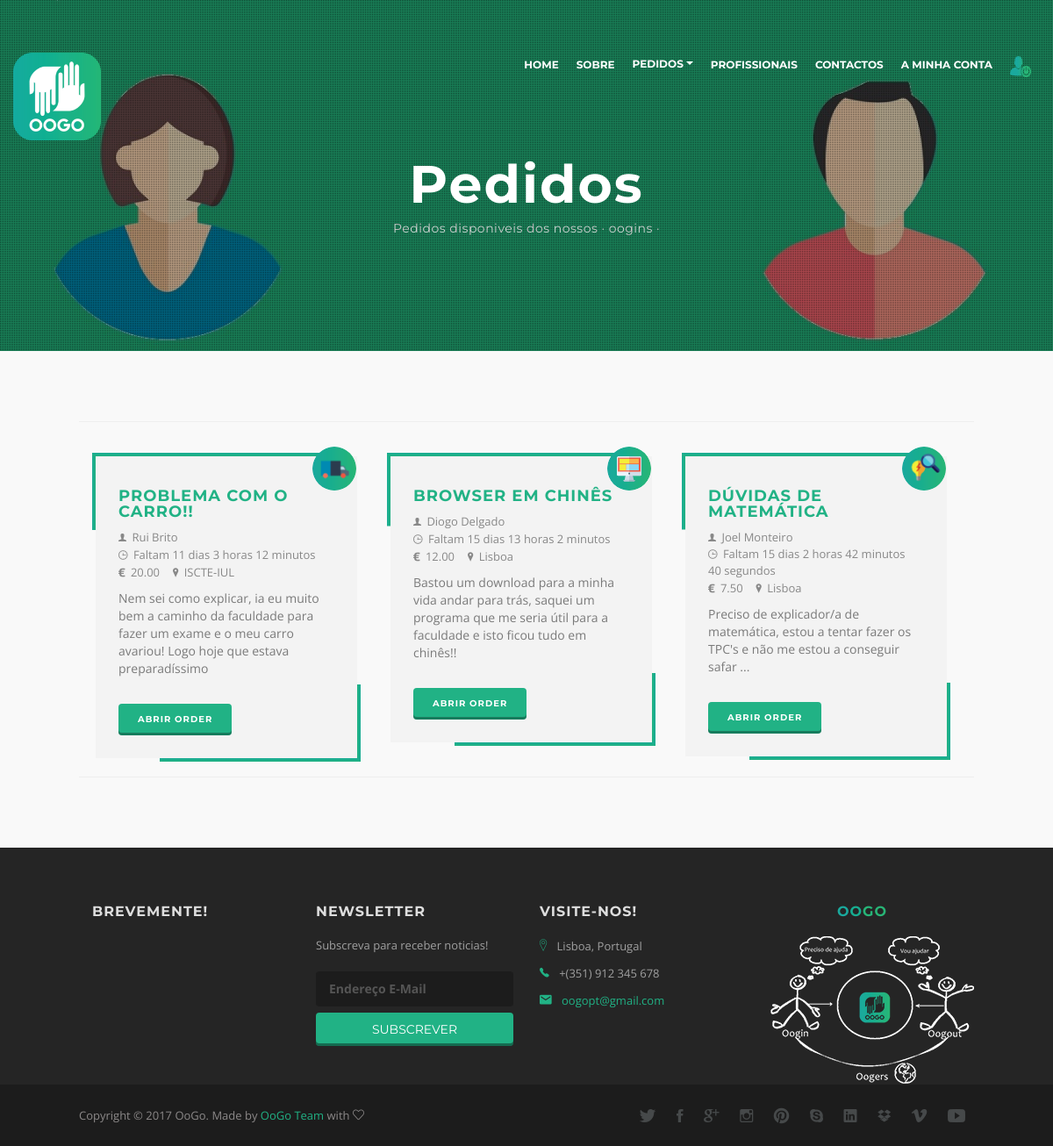
The app's page /consult_order.php (signed in) with its own data.
### tables this page shows
CREATE TABLE `order` (
  `orderID` int(11) NOT NULL,
  `orderTitle` varchar(50) NOT NULL,
  `orderDescription` varchar(500) NOT NULL,
  `categoryID` int(11) NOT NULL,
  `orderLocation` varchar(100) NOT NULL,
  `orderPrice` decimal(11,2) NOT NULL,
  `orderDateOpen` timestamp NOT NULL DEFAULT CURRENT_TIMESTAMP ON UPDATE CURRENT_TIMESTAMP,
  `orderDateClose` timestamp NOT NULL DEFAULT '0000-00-00 00:00:00',
  `orderImage` varchar(100) DEFAULT NULL,
  `orderState` varchar(10) NOT NULL,
  `userID` int(11) NOT NULL
);

CREATE TABLE `user` (
  `userID` int(11) NOT NULL,
  `userName` varchar(100) NOT NULL,
  `userEmail` varchar(100) NOT NULL,
  `userPassword` varchar(50) NOT NULL,
  `userAddress` varchar(200) DEFAULT NULL,
  `userContact` int(11) DEFAULT NULL,
  `userPhoto` varchar(200) DEFAULT NULL
);

CREATE TABLE `category` (
  `categoryID` int(11) NOT NULL,
  `categoryName` varchar(50) NOT NULL
);

### php/date.php (called while the page is built, shortened)
<?php
function format_interval(DateInterval $interval) {
    $result = "";
    if ($interval->d) { $result .= $interval->format("%d dias "); }
    if ($interval->h) { $result .= $interval->format("%h horas "); }
    if ($interval->i) { $result .= $interval->format("%i minutos "); }
    if ($interval->s) { $result .= $interval->format("%s segundos "); }
    return $result;
}
?>

### consult_order.php (the view, shortened to what this page needs)
<?php
    include "php/date.php";
?>
<!DOCTYPE html>
<html lang="pt">
    <head>
		<link rel="stylesheet" href="https://maxcdn.bootstrapcdn.com/bootstrap/3.3.7/css/bootstrap.min.css" />
        <link rel="stylesheet" href="css/main-scheme.css" type="text/css" />
        <link rel="stylesheet" href="css/colors/green.css" id="color-skins" />
	</head>
    <body>
        <header>
            <nav class="navbar navbar-default navbar-alt" role="navigation">
                <div class="container">
                    <div class="navbar-header">
                        <a class="navbar-brand to-top" rel="home" href="index.php"><img src="assets/icon/icon_small.png" alt="OoGo" width="80" height="80" class="logo-big"></a>
                    </div>
                        <div class="collapse navbar-collapse" id="main-nav">
                            <ul class="nav navbar-nav navbar-right">
                                <li class="to-section"><a href="index.php#">Home</a></li>
                                <li class="to-section"><a href="index.php#about">Sobre</a></li>
                                <li class="dropdown">
                                    <span class="dropdown-toggle" data-toggle="dropdown">Pedidos<b class="caret"></b></span>
                                </li>
                                <li class="to-section"><a href="consult_professional.php">Profissionais</a></li>
                                <li class="to-section"><a href="index.php#contact">Contactos</a></li>
                                <?php
                                    if (isset($_SESSION['uname'])) {
                                        echo '<li class="to-section"><a href="myoogo.php">A minha conta</a></li>';
                                        echo '<li class="to-section"><a href="php/logout.php"><img src="assets/image/logout.png"></a></li>';
                                    } else {
                                        echo '<li class="to-section"><a href="login.php">Login/Registo</a></li>';
                                    }
                                ?>
                            </ul>
                        </div>
                </div>
            </nav>
        </header>
        <section id="page-top" style="height:400px">
            <div class="hero">
                <img src="img/backgrounds/bg-order.jpg" alt="hero">
                <div class="page-top-title text-center">
                    <h2 class="white op-1">Pedidos</h2>
                    <p class="home-subheading op-1">Pedidos disponiveis dos nossos · oogins · </p>
                </div>
            </div>
        </section>
        <div class="site-wrapper content bg-grey">
            <section id="blog">
                <div class="container">
                        <?php
                            try {
                                $db = new PDO('mysql:host=127.0.0.1;dbname=oogo-testes;charset=utf8mb4;', 'root', '');
                            } catch (Exception $e) {
                                die ("Não foi possível ligar ao servidor! " + $e);
                            }
                            if (isset($_SESSION['uname'])) {
                                $sql = $db->prepare("SELECT * FROM `order`, user, category WHERE user.userID = `order`.userID AND category.categoryID = `order`.categoryID AND `order`.userID <> ? AND `order`.orderState = 'destaque' AND `order`.orderDateClose > now() AND `order`.orderID NOT IN (SELECT orderID FROM bannedorder)");
                                $sql->execute([$_SESSION['uid']]);
                            } else {
                                $sql = $db->prepare("SELECT * FROM `order`, user, category WHERE user.userID = `order`.userID AND category.categoryID = `order`.categoryID AND `order`.orderState = 'destaque' AND `order`.orderDateClose > now() AND `order`.orderID NOT IN (SELECT orderID FROM bannedorder)");
                                $sql->execute();
                            }
                        ?>
                    <hr>
                    <div id="masonry">
                        <?php
                            try {
                                $db = new PDO('mysql:host=127.0.0.1;dbname=oogo-testes;charset=utf8mb4;', 'root', '');
                            } catch (Exception $e) {
                                die ("Não foi possível ligar ao servidor! " + $e);
                            }
                            if (isset($_SESSION['uname'])) {
                                $sql = $db->prepare("SELECT * FROM `order`, user, category WHERE user.userID = `order`.userID AND category.categoryID = `order`.categoryID AND `order`.userID <> ? AND `order`.orderState <> 'destaque' AND `order`.orderDateClose > now() AND `order`.orderID NOT IN (SELECT orderID FROM bannedorder)");
                                $sql->execute([$_SESSION['uid']]);
                            } else {
                                $sql = $db->prepare("SELECT * FROM `order`, user, category WHERE user.userID = `order`.userID AND category.categoryID = `order`.categoryID AND `order`.orderState <> 'destaque' AND `order`.orderDateClose > now() AND `order`.orderID NOT IN (SELECT orderID FROM bannedorder)");
                                $sql->execute();
                            }
                            $rs = $sql->fetchAll();
                            foreach($rs as $row) {
                                $DO = new DateTime(date("Y-m-d h:i"));
                                $DC = new DateTime($row['orderDateClose']);
                                $diff = $DC->diff($DO);
                                echo '<div class="column">';
                                    echo '<div class="blog-column">';
                                        echo '<div class="column-info">';
                                            echo '<h4 class="uppercase"><a href="#">'.$row['orderTitle'].'</a></h4>';
                                            echo '<ul class="blog-post-info">';
                                                echo '<li><a href="#"><i class="ion-person"></i> '.$row['userName'].'</a></li>';
                                                echo '<li><a href="#"><i class="ion-clock"></i> Faltam '.format_interval($diff).'</a></li>';
                                                echo '<li><a href="#"><i class="ion-social-euro"></i> '.$row['orderPrice'].'</a></li>';
                                                echo '<li><a href="#"><i class="ion-ios-location"></i> '.$row['orderLocation'].'</a></li>';
                                            echo '</ul>';
                                            echo '<p>'.$row['orderDescription'].'</p>';
                                            if (isset($_SESSION['uname'])) {
                                                echo '<a class="btn btn-primary btn-xs" href="single-order.php?orderID='.$row['orderID'].'">Abrir Order</a>';
                                            }
                                            echo '<div class="blog-post-date">';
                                                echo '<div>';
                                                    echo '<img src="assets/image/'.$row['categoryName'].'.png" class="category">';
                                                echo '</div>';
                                            echo '</div>';
                                        echo '</div>';
                                    echo '</div>';
                                echo '</div>';
                            }
                        ?>
                    </div>
                    <hr>
                </div>
            </section>
            <footer id="footer">
                <div class="footer-widgets">
                    <div class="container">
                        <div class="col-md-3 col-sm-6 col-twitter">
                            <h4>Brevemente!</h4>
                        </div>
                        <div class="col-md-3 col-sm-6 col-footer">
                            <div class="subscription">
                                <h4>Newsletter</h4>
                                <p>Subscreva para receber noticias!</p>
                                <form action="php/subscribe-mailchimp.php" method="post" id="subscribe-form" role="form">
                                    <div class="form-validation alert"></div>
                                    <div class="form-group subscribe-form-input">
                                        <input type="email" name="email" id="subscribe-form-email" class="footer-subscribe-input" placeholder="Endereço e-mail" autocomplete="off" />
                                        <button class="subscribe-form-submit btn-primary-full" data-loading-text="Loading...">Subscrever</button>
                                    </div>
                                </form>
                            </div>
                        </div>
                        <div class="col-md-3 col-sm-6 col-footer">
                            <div class="contact">
                                <h4>Visite-nos!</h4>
                                <ul class="contact-details">
                                    <li><p><i class="icon ion-ios-location-outline highlight"></i> Lisboa, Portugal</p></li>
                                    <li><p><i class="icon ion-ios-telephone highlight"></i> +(351) 912 345 678</p></li>
                                    <li><p><i class="icon ion-android-mail highlight"></i> <a href="oogopt@gmail.com">oogopt@gmail.com</a></p></li>
                                </ul>
                            </div>
                        </div>
                        <div class="col-md-3 col-sm-6 col-footer">
                            <h4><center><b style="color: #1aa99d;">O</b><b style="color: #17ad91;">o</b><b style="color: #27b578;">G</b><b style="color: #28b576;">o</b></center></h4>
                            <div class="img">
                                <center><img src="assets/image/oogo_about.png" alt="Oogers" /></center>
                            </div>
                        </div>
                    </div>
                </div>
				<div class="footer-copyright">
					<div class="container">
						<div class="row">
							<div class="col-md-6 col-sm-12">
								<p>Copyright © 2017 OoGo. Made by<a href="#team"> OoGo Team</a> with <i class="icon-heart"></i></p>
							</div>
							<div class="col-md-6 col-sm-12">
				                <ul id="social-icons">
						            <li><a href="http://www.twitter.com"><i class="icon ion-social-twitter"></i></a></li>
                                    <li><a href="http://www.facebook.com/oogopt/"><i class="icon ion-social-facebook"></i></a></li>
                                    <li><a href="http://www.googleplus.com"><i class="icon ion-social-googleplus"></i></a></li>
                                    <li><a href="http://www.instagram.com"><i class="icon ion-social-instagram-outline"></i></a></li>
                                    <li><a href="http://www.pinterest.com"><i class="icon ion-social-pinterest"></i></a></li>
                                    <li><a href="http://www.skype.com"><i class="icon ion-social-skype"></i></a></li>
                                    <li><a href="http://www.linkedin.com"><i class="icon ion-social-linkedin"></i></a></li>
                                    <li><a href="http://www.dropbox.com"><i class="icon ion-social-dropbox"></i></a></li>
                                    <li><a href="http://www.vimeo.com"><i class="icon ion-social-vimeo"></i></a></li>
                                    <li><a href="https://www.youtube.com/channel/UCHRkDjznYG1AjQhicBBebcw"><i class="icon ion-social-youtube"></i></a></li>
                                </ul>
							</div>
						</div>
					</div>
				</div>
			</footer>
        </div>
    </body>
</html>

### css/colors/green.css (style rules this page uses)
.btn-home a, #filters li span.active, #filters li span:hover, #filters li span:focus, .btn-primary, .label-primary, #contact input.submit, .blog-list li:hover, .cbp-l-filters-button .cbp-filter-item-active, .cbp-l-filters-button .cbp-filter-counter, .nav > li > a:hover, .nav > li > a:focus, .shop-btn-box:hover, .pagination > .active > a, .progress-bar, .btn-primary-full, #back-to-top, .btn-buy, .navbar-default .navbar-toggle .icon-bar, .btn-primary:hover, .cbp-l-filters-alignRight .cbp-filter-item-active, .cbp-l-filters-alignRight .cbp-filter-counter, .cbp-l-filters-alignCenter .cbp-filter-item-active, .cbp-l-filters-alignCenter .cbp-filter-counter, .cbp-l-filters-alignRight .cbp-filter-item:hover, .cbp-l-filters-alignCenter .cbp-filter-item:hover, .clients .client .logo-light, .clients .client a .logo-light, .nav-tabs>li.active>a, .nav-tabs>li.active>a:hover, .nav-tabs>li.active>a:focus, .home-signin .btn-primary-full:hover, .cbp-l-loadMore-button .cbp-l-loadMore-button-link:hover, .pager li>a:hover, .pager li>a:focus { background: #21b285; }
a, .about-icon .fa-circle, .highlight, figure figcaption a:hover, .dropdown-menu > li > a:hover, .dropdown-menu > li > a:focus .navbar-default .navbar-nav > .hovernav:hover > a, .navbar-default .navbar-nav > .hovernav:hover > a:hover, .navbar-default .navbar-nav > .hovernav:hover > a:focus .nav > li > a:hover, .nav > li > span:hover, .nav > li > span:focus, .navbar-default .navbar-nav > li > a:hover, .navbar-default .navbar-nav .open .dropdown-menu > li > a:hover, .navbar-default .navbar-nav .open .dropdown-menu > li > a:focus, .navbar-default .navbar-nav>.open>a, .navbar-default .navbar-nav>.open>a:hover, .navbar-default .navbar-nav>.open>a:focus, .navbar-default .navbar-nav>.active>a, .navbar-default .navbar-nav>.active>a:hover, .navbar-default .navbar-nav>.active>a:focus, .dropdown-menu > .active > a, .dropdown-menu > .active > a:hover, .dropdown-menu > .active > a:focus, .portfolio-links a:hover, .portfolio-links .icon:hover, .connected-icon a:focus, .connected-icon a:hover, .btn-link, .post-title a:hover, .post-title a:focus, #main-nav .current, .star-rating span, .twitter-logo .fa, .footer-logo a:hover, .social-icons a:hover, footer #social-icons li a:hover, .mega-list > li > a:hover, .mega-list > li > a:focus, .breadcrumb>li+li:before, .contact-details-social li a:hover, .cbp-l-filters-dropdownList .cbp-filter-item-active, .member-list a:hover, .effects .img a:hover, .connected-icon a:hover h4, .connected-icon a:hover span, .home-bottom a:hover, #notification .success, .cbp-item .img a, .section-links a:hover, .blog-post-title a:hover { color: #21b285; }
.btn-primary-full { box-shadow: 0 -3px rgba(0, 0, 0, 0.4) inset; }

### consult_order.php (style rules this page uses)
.category { display: inline-block; width: 50px; height: 50px; border-radius: 50%; background-repeat: no-repeat; background-position: center center; background-size: cover; }

### records on screen
order: orderTitle "PROBLEMA COM O CARRO!!", userID.userName "Rui Brito", orderPrice "20.00", orderLocation "ISCTE-IUL", orderDescription "Nem sei como explicar, ia eu muito bem a caminho da faculdade para fazer um exame e o meu carro avariou! Logo hoje que estava preparadíssimo", categoryID.categoryName (picture)
order: orderTitle "BROWSER EM CHINÊS", userID.userName "Diogo Delgado", orderPrice "12.00", orderLocation "Lisboa", orderDescription "Bastou um download para a minha vida andar para trás, saquei um programa que me seria útil para a faculdade e isto ficou tudo em chinês!!", categoryID.categoryName (picture)
order: orderTitle "DÚVIDAS DE MATEMÁTICA", userID.userName "Joel Monteiro", orderPrice "7.50", orderLocation "Lisboa", orderDescription "Preciso de explicador/a de matemática, estou a tentar fazer os TPC's e não me estou a conseguir safar ...", categoryID.categoryName (picture)
